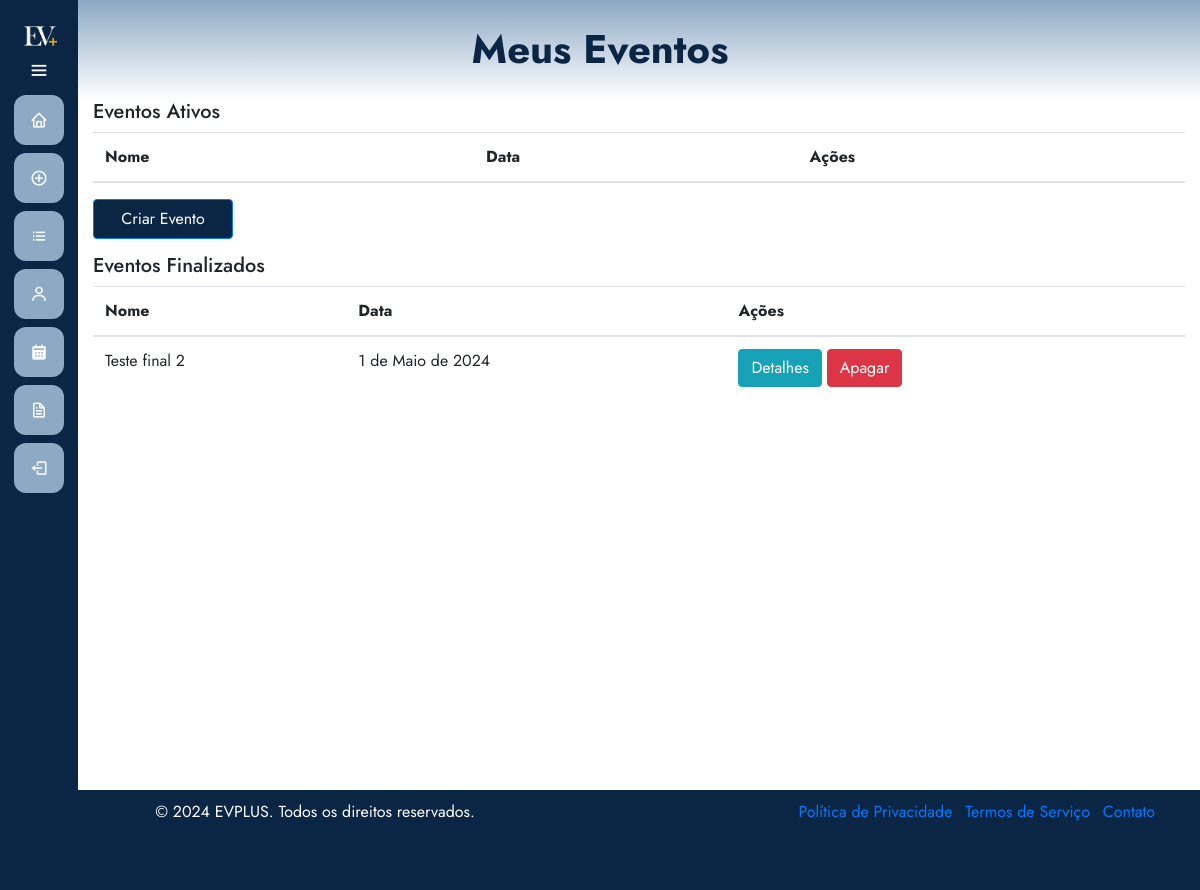
Before: /eventos/meuseventos/ (signed in) with the older database file.
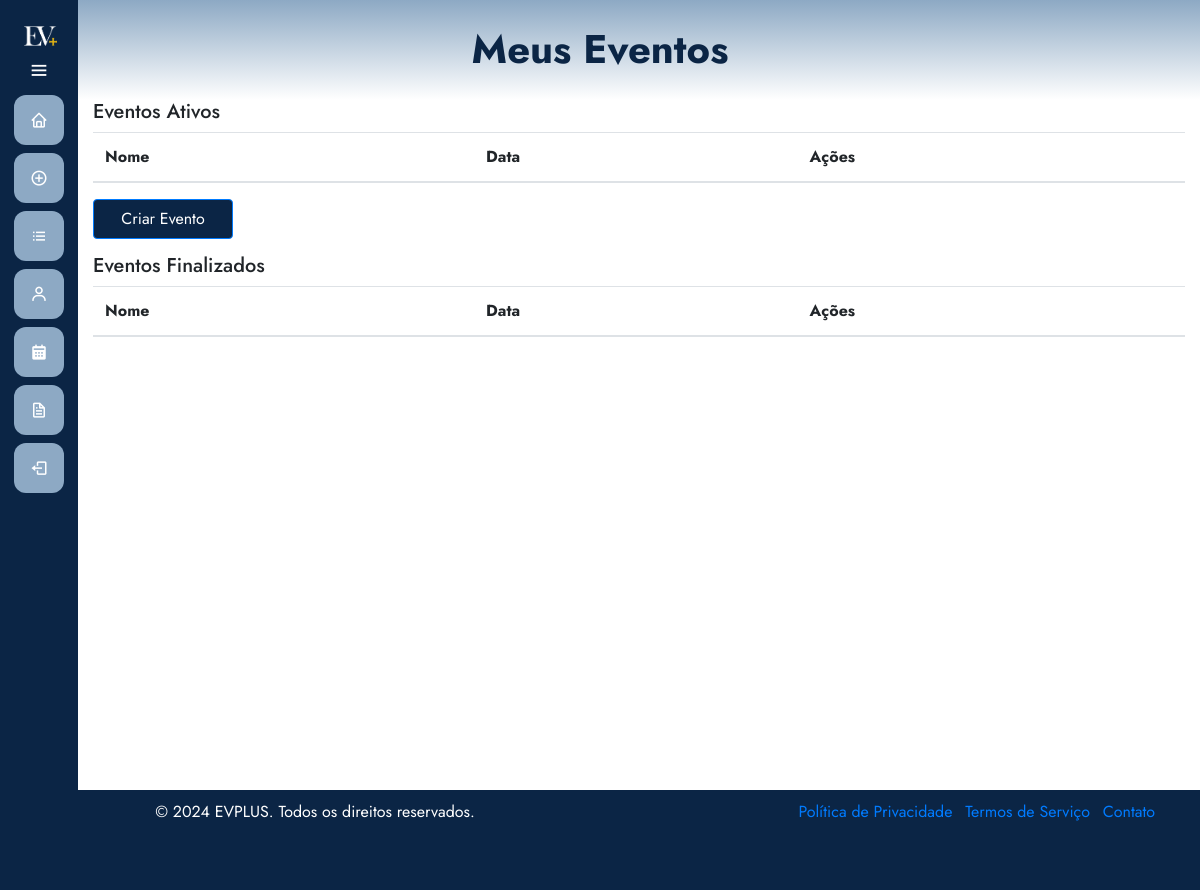
After: the same page with the newer database file.
### eventos/models.py (models this page shows, shortened)
class Evento(models.Model):
    user = models.ForeignKey(User, on_delete=models.CASCADE)
    clients = models.ManyToManyField(User, through='Inscricao', related_name='eventos')
    name = models.CharField(max_length=100)
    description = models.TextField()
    local = models.CharField(max_length=100)
    date = models.DateField()
    time = models.TimeField()
    category = models.CharField(max_length=100)
    banner = models.ImageField(null=True, blank=True, upload_to='banners/')
    limite_inscricoes = models.PositiveIntegerField(null=True, blank=True, verbose_name="Limite de Inscrições")
    finalizado = models.BooleanField(default=False)
    certificados = models.ManyToManyField(User, through='Certificado', related_name='eventos_certificados')

### eventos/views.py (the view)
# urls.py: path('meuseventos/', views.listarEventos, name='meuseventos'),
@login_required
@permission_required('eventos.add_evento', raise_exception=True)
def listarEventos(request):
    exibir_sidebar = True
    eventos_ativos = Evento.objects.filter(user=request.user, finalizado=False)
    eventos_finalizados = Evento.objects.filter(user=request.user, finalizado=True)
    return render(request, 'meusEventos.html', {'eventos': eventos_ativos, 'finalizarEvento': eventos_finalizados, 'exibir_sidebar': exibir_sidebar})

### eventos/templates/meuseventos.html (shortened to what this page needs)
{% extends 'base.html' %}
{% load static %}
{% block 'head' %}
    <link rel="stylesheet" href="{% static 'eventos/css/meuseventos.css' %}">
{% endblock %}
{% block 'dashboard' %}
    <div class="container">
        <div class="row">
            <div class="col-md-12">
                <h5>Eventos Ativos</h5>
                <table class="table">
                    <thead>
                        <tr>
                            <th>Nome</th>
                            <th>Data</th>
                            <th>Ações</th>
                        </tr>
                    </thead>
                </table>
            </div>
        </div>
    </div>
    <div class="container">
        <div class="row">
            <div class="col-md-12">
                <a href="{% url 'eventos:eventos' %}" class="btn btn-primary">Criar Evento</a>
            </div>
        </div>
    </div>
    <div class="container">
        <div class="row">
            <div class="col-md-12">
                <h5>Eventos Finalizados</h5>
                <table class="table">
                    <thead>
                        <tr>
                            <th>Nome</th>
                            <th>Data</th>
                            <th>Ações</th>
                        </tr>
                    </thead>
                    <tbody>
                        {% for evento in finalizarEvento %}
                            <tr>
                                <td>{{ evento.name }}</td>
                                <td>{{ evento.date }}</td>
                                <td>
                                    <a href="{% url 'eventos:detalhes_evento' evento.id %}" class="btn btn-info">Detalhes</a>
                                    <a href="#" onclick="confirmarApagar('{{ evento.id }}')" class="btn btn-danger">Apagar</a>
                                </td>
                            </tr>
                        {% endfor %}
                    </tbody>
                </table>
            </div>
        </div>
    </div>
{% endblock %}

Changed rows visible on the page:
removed Evento: name "Teste final 2", date "1 de Maio de 2024"
